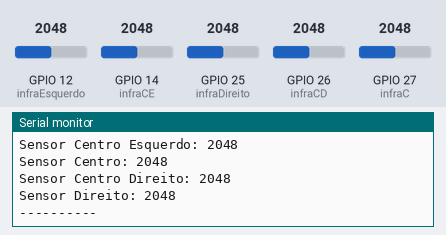
Bench run of a sketch on a simulated ESP32. Shown: the last lines printed to the serial monitor. The inputs (shaded band) are chosen by the test bench; at power-on: GPIO 12 (infraEsquerdo) = 2048, GPIO 14 (infraCE) = 2048, GPIO 25 (infraDireito) = 2048, GPIO 26 (infraCD) = 2048, GPIO 27 (infraC) = 2048.

Above: at 1.3 s.
1.4 s: GPIO 12 (infraEsquerdo) set to 2866
2.9 s: GPIO 14 (infraCE) set to 2866
4.4 s: GPIO 25 (infraDireito) set to 2866
At 4.9 s:
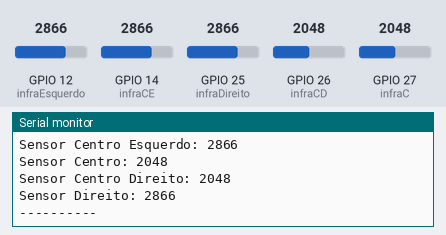
5.9 s: GPIO 26 (infraCD) set to 2866
At 6.5 s:
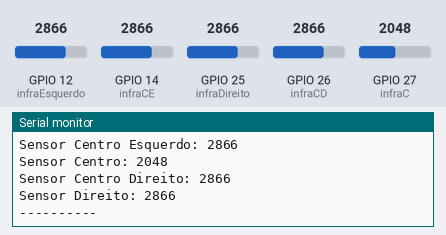
7.4 s: GPIO 27 (infraC) set to 2866
8.9 s: GPIO 12 (infraEsquerdo) set to 3972
Timing chart, 0 to 11.4 s (numbered marks = the images above; inputs shaded):
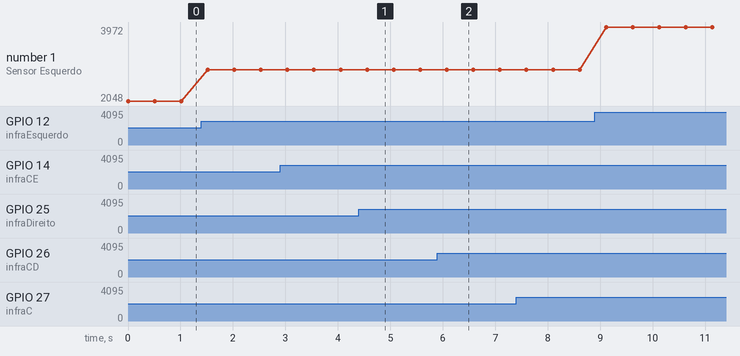

Measured:
- after the input at 4.4 s, the serial monitor: prints a new line after 0.16 s (image 1)
- after the input at 5.9 s, the serial monitor: prints a new line after 0.18 s (image 2)
- plotted number 1: 2048 → 2866 after the input at 1.4 s, 2866 → 3972 after the input at 8.9 s

The sketch:

sensores.ino
```cpp
#include <Arduino.h>

    //infravermelhos
int infraEsquerdo = 12;
int infraCE = 14;
int infraC = 27;
int infraCD = 26;
int infraDireito = 25;
//int infra1 = 25;
int leituraInfraEsquerdo = 0;
int leituraInfraCE = 0;
int leituraInfraC = 0;
int leituraInfraCD = 0;
int leituraInfraDireito = 0;
//int leituraInfra1 = 0;
//int infra2 = 0;
//int infra3 = 0;

   //Configuração pwm da Camis
//const int freq = 30000;
//const int pwmChannel = 0;
//const int pwmChannel2 = 1;
//const int resolution = 8;
//int dutyCycle = 100;
//int cicloTrabalho = 100;

void setup() {

    //setando as saidas
pinMode(infraEsquerdo,INPUT);
pinMode(infraCE,INPUT);
pinMode(infraC,INPUT);
pinMode(infraCD,INPUT);
pinMode(infraDireito,INPUT);
//pinMode(infra1,INPUT);

Serial.begin(115200);

}

void loop() {
    //lendo e escrevendo os dados do infra

 leituraInfraEsquerdo = analogRead(infraEsquerdo);
 Serial.print("Sensor Esquerdo: ");
 Serial.println(leituraInfraEsquerdo);
  leituraInfraCE = analogRead(infraCE);
  Serial.print("Sensor Centro Esquerdo: ");
 Serial.println(leituraInfraCE);
   leituraInfraC = analogRead(infraC);
     Serial.print("Sensor Centro: ");
 Serial.println(leituraInfraC);
   leituraInfraCD = analogRead(infraCD);
  Serial.print("Sensor Centro Direito: ");
 Serial.println(leituraInfraCD);
  leituraInfraDireito = analogRead(infraDireito);
  Serial.print("Sensor Direito: ");
 Serial.println(leituraInfraDireito);
 Serial.println("----------");
delay(500);

// leituraInfra1 = analogRead(leituraInfra1);
// Serial.println(leituraInfra1);

// delay(1000);

}

// infra da direita ler branco e acionar os dois motores pra frente
```
